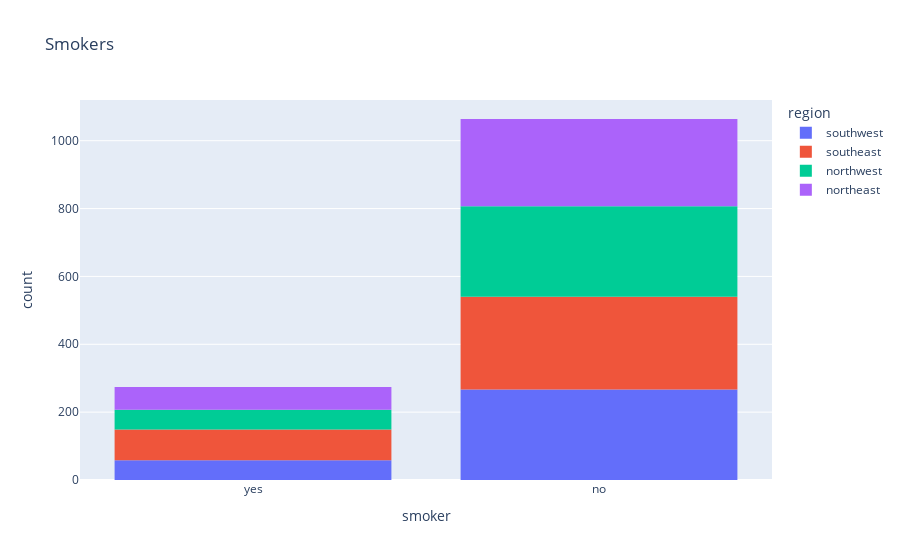

Source (notebook cell):
### Code cell
px.histogram(medical_df, x= "smoker", color = "region", title = "Smokers")

### Figure 1 — Plotly figure (JSON) as saved in the notebook; plotly's stock layout.template omitted (floating-point values rounded to 4 significant figures; data arrays with more than 128 entries replaced by an {"elided": "..."} marker saying what was removed)
{"data": [{"bingroup": "x", "hovertemplate": "region=southwest<br>smoker=%{x}<br>count=%{y}<extra></extra>", "legendgroup": "southwest", "marker": {"color": "#636efa", "pattern": {"shape": ""}}, "name": "southwest", "orientation": "v", "showlegend": true, "type": "histogram", "x": {"elided": "325 str values"}, "xaxis": "x", "yaxis": "y"}, {"bingroup": "x", "hovertemplate": "region=southeast<br>smoker=%{x}<br>count=%{y}<extra></extra>", "legendgroup": "southeast", "marker": {"color": "#EF553B", "pattern": {"shape": ""}}, "name": "southeast", "orientation": "v", "showlegend": true, "type": "histogram", "x": {"elided": "364 str values"}, "xaxis": "x", "yaxis": "y"}, {"bingroup": "x", "hovertemplate": "region=northwest<br>smoker=%{x}<br>count=%{y}<extra></extra>", "legendgroup": "northwest", "marker": {"color": "#00cc96", "pattern": {"shape": ""}}, "name": "northwest", "orientation": "v", "showlegend": true, "type": "histogram", "x": {"elided": "325 str values"}, "xaxis": "x", "yaxis": "y"}, {"bingroup": "x", "hovertemplate": "region=northeast<br>smoker=%{x}<br>count=%{y}<extra></extra>", "legendgroup": "northeast", "marker": {"color": "#ab63fa", "pattern": {"shape": ""}}, "name": "northeast", "orientation": "v", "showlegend": true, "type": "histogram", "x": {"elided": "324 str values"}, "xaxis": "x", "yaxis": "y"}], "layout": {"barmode": "relative", "legend": {"title": {"text": "region"}, "tracegroupgap": 0}, "title": {"text": "Smokers"}, "xaxis": {"anchor": "y", "domain": [0, 1], "title": {"text": "smoker"}}, "yaxis": {"anchor": "x", "domain": [0, 1], "title": {"text": "count"}}}}
